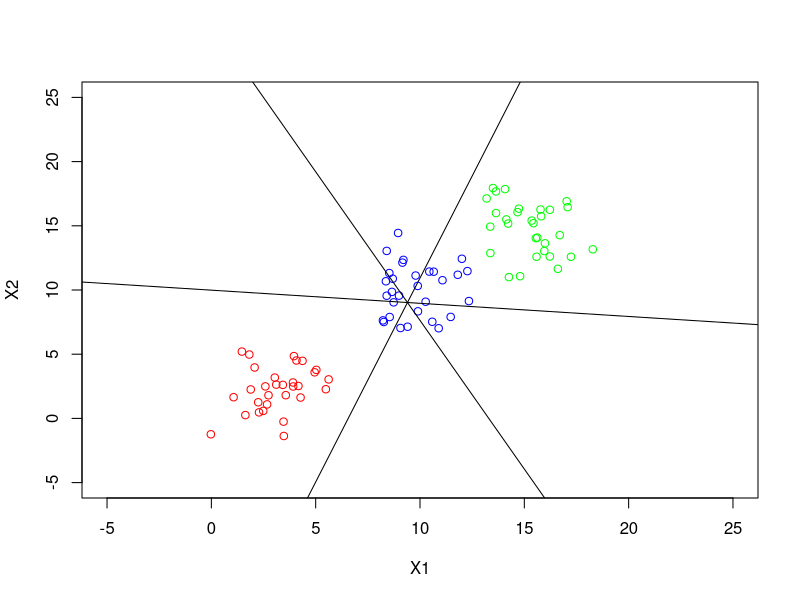

Reproduce this figure in R.
#+------------------------------+
#|PHS597 assignment3         	|
#|                              |
#|Author: Chen Wang             |
#|Date:   0922,2020             |
#+------------------------------+
###illustration of classification by regressing indicator matrix

library(MASS)
set.seed(10)
#######simulate three clusters#####
cov.x.mat<-matrix(c(2,0,0,4),ncol = 2)
mu1<-c(3,3)
mu2<-c(10,10)
mu3<-c(15,15)
X1<-mvrnorm(n = 30,mu = mu1,Sigma = cov.x.mat)
X2<-mvrnorm(n = 30,mu = mu2,Sigma = cov.x.mat)
X3<-mvrnorm(n = 30,mu = mu3,Sigma = cov.x.mat)
plot(X1,xlim=c(-5,25),ylim=c(-5,25),col='red',xlab = "X1",ylab = "X2");
points(X2,col='blue');
points(X3,col='green');
X<-rbind(X1,X2,X3)
X<-cbind(rep(1,dim(X)[1]),X)
Y1<-c(rep(1,30),rep(0,60))
Y2<-c(rep(0,30),rep(1,30),rep(0,30))
Y3<-c(rep(0,60),rep(1,30))
Y<-cbind(Y1,Y2,Y3)
####Regression
B<-solve(crossprod(X))%*%crossprod(X,Y)
y.hat<-X%*%B
y.pred<-apply(y.hat,1,which.max);
y.pred
####
# draw decision boundary
b12=B[,1]-B[,2];
b23=B[,2]-B[,3];
b13=B[,1]-B[,3];
abline(-b12[1]/b12[3],-b12[2]/b12[3]);
abline(-b23[1]/b23[3],-b23[2]/b23[3]);
abline(-b13[1]/b13[3],-b13[2]/b13[3])
